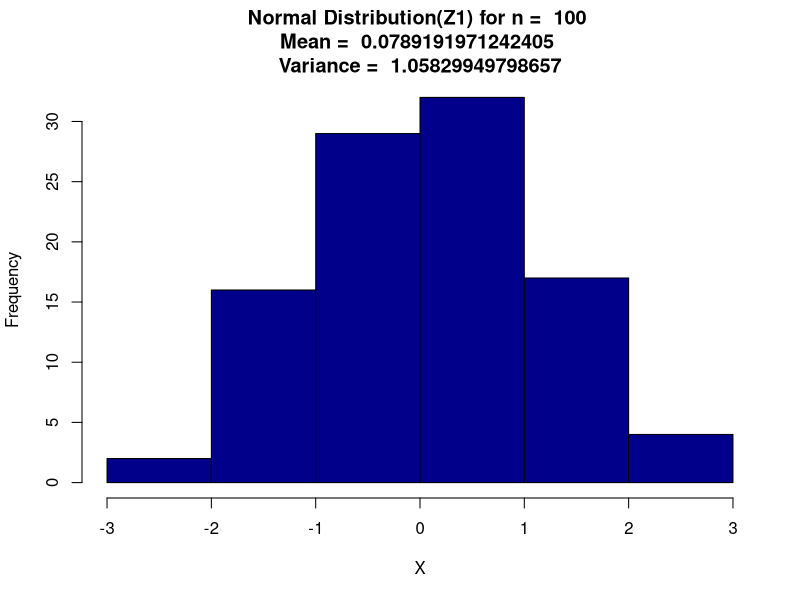
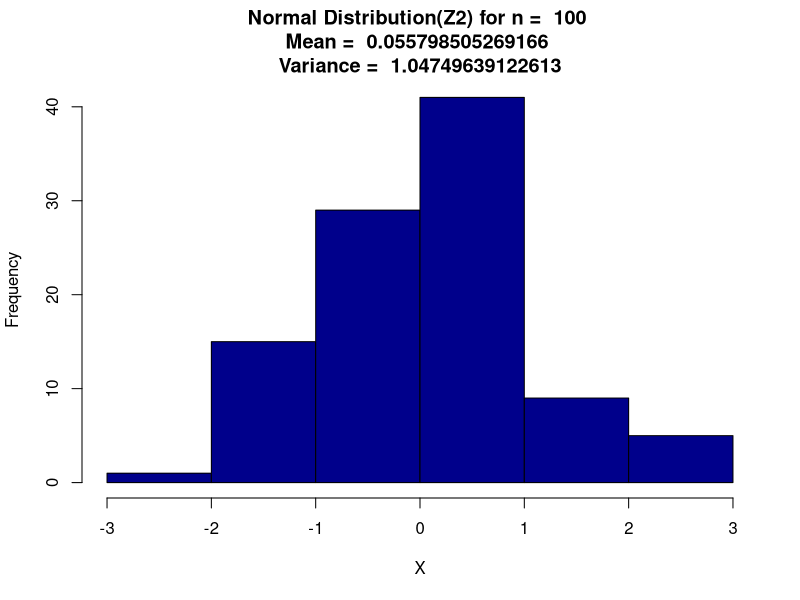
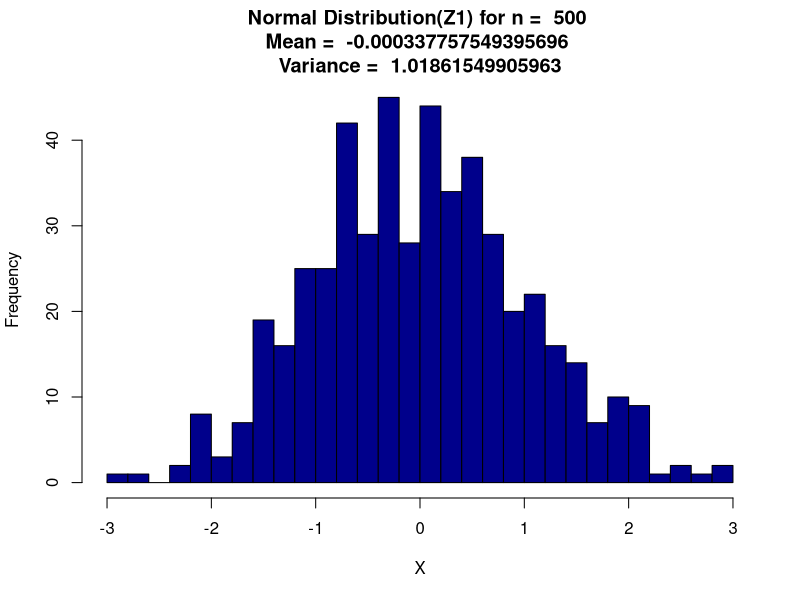
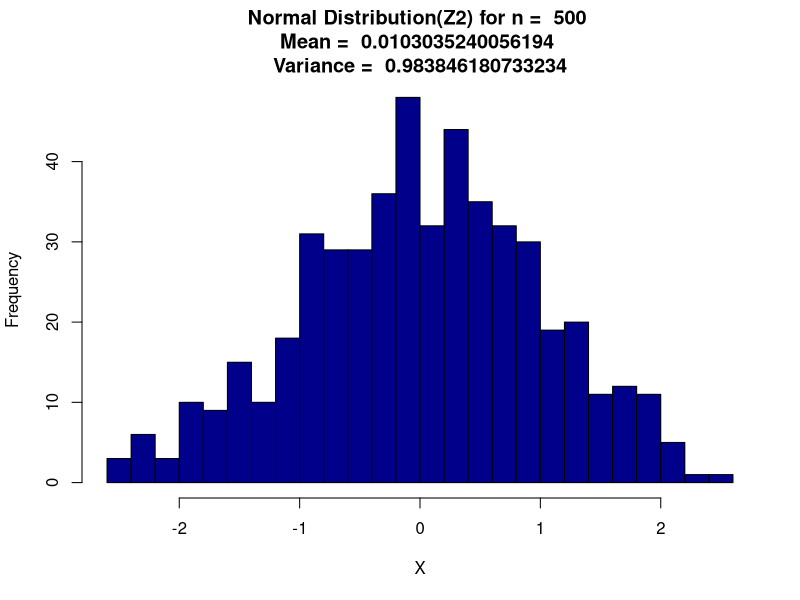
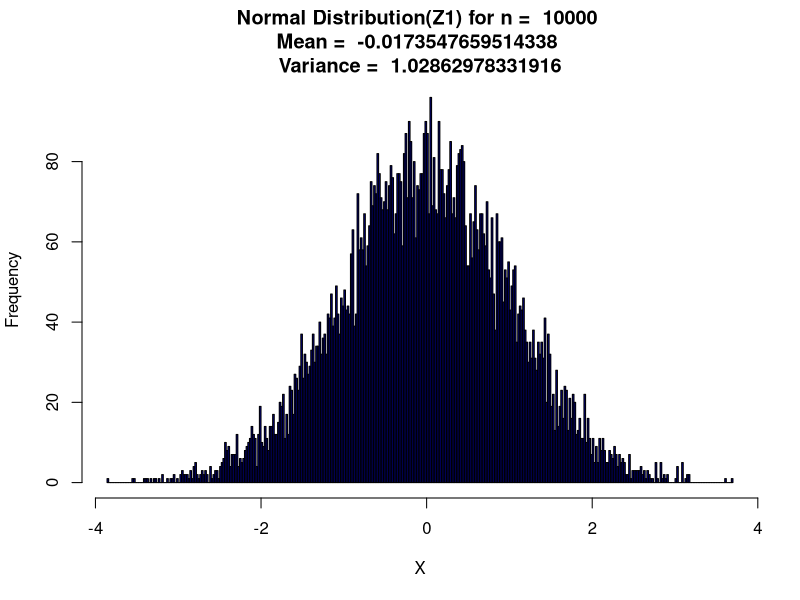
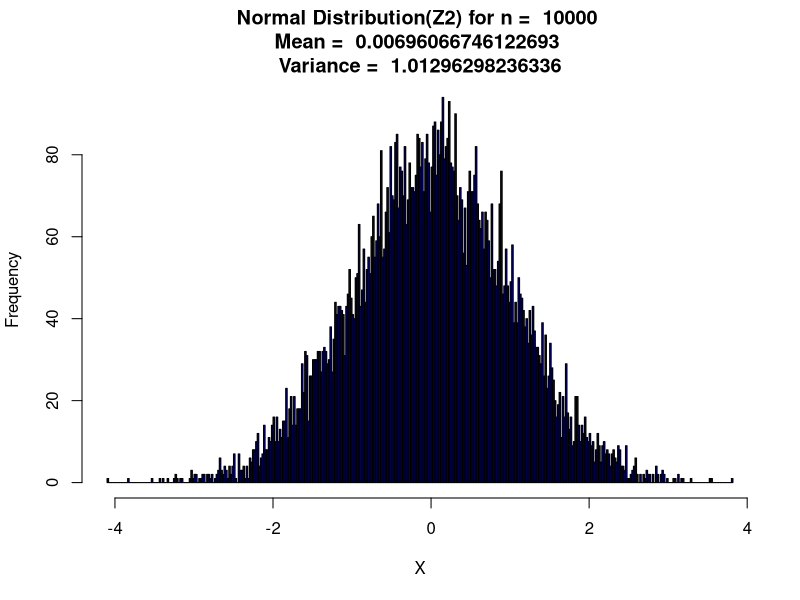

These charts were generated, in order, by the following R code:
f<-function(x1,x2)
{
	return(sqrt(-2*log(x1))*cos(2*pi*x2))
}
g<-function(x1,x2)
{
	return(sqrt(-2*log(x1))*sin(2*pi*x2))
}
p<-c(100,500,10000)
z1<-vector("numeric")
z2<-vector("numeric")
for( i in 1:3)
{
	z1<-vector("numeric")
	z2<-vector("numeric")
	u1<-runif(p[i])
	u2<-runif(p[i])
	j<-1
	while(j<=p[i])
	{
		z1[j]=f(u1[j],u2[j])
		z2[j]=g(u1[j],u2[j])
		j=j+1
	}
	cat("Mean of ",p[i],"numbers of z1 is ",mean(z1),"\n")
	cat("Mean of ",p[i],"numbers of z2 is ",mean(z2),"\n")
	cat("Variance of ",p[i],"numbers of z1 is ",var(z1),"\n")
	cat("Variance of ",p[i],"numbers of z2 is ",var(z2),"\n")
	hist(z1,col="darkblue",main=paste("Normal Distribution(Z1) for n = ",p[i],"\nMean = ",mean(z1),"\nVariance = ",var(z1)),xlab="X",ylab="Frequency",breaks=p[i]/20)
	hist(z2,col="darkblue",main=paste("Normal Distribution(Z2) for n = ",p[i],"\nMean = ",mean(z2),"\nVariance = ",var(z2)),xlab="X",ylab="Frequency",breaks=p[i]/20)

}
